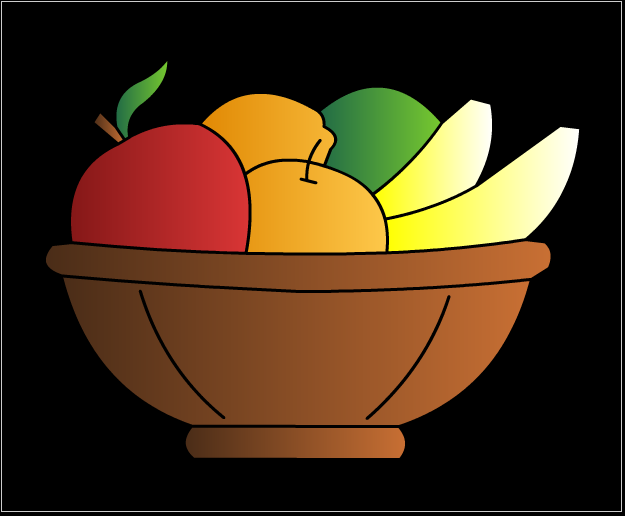
//> input picture fruits.png, 625 x 516 px
$ ./prewitt   (built with g++ and OpenCV 4)
//> lines starting //> are read from the running program, lines starting //| are printed output that depends on the picture; after the words box and inside, x2 and y2 are one past the last pixel; in counts of white or black regions, pixels touching at a corner belong together
#include <iostream>
#include "opencv2/imgproc.hpp"
#include "opencv2/highgui.hpp"
#include "opencv2/core/core.hpp"
#include <bits/stdc++.h>

using namespace std;
using namespace cv;

int main()
{
	Mat img = imread ("/home/karan/IP-Workshop/fruits.png",0);
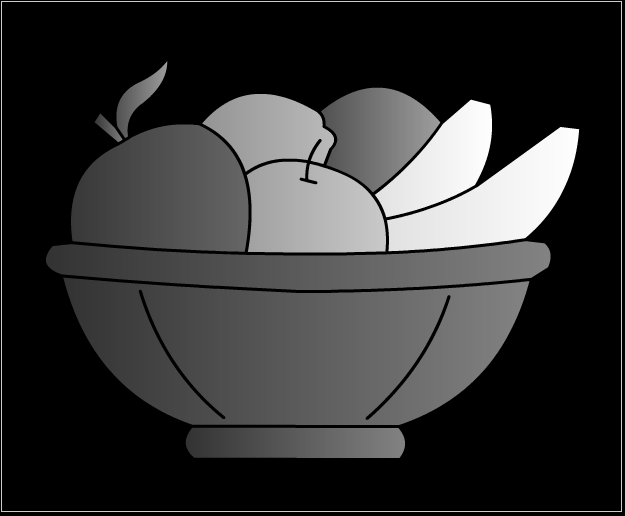
//> img: 516 rows x 625 cols, CV_8UC1; min 0, max 254, mean 52.5

	int m = img.rows;
//> m = 516
	int n = img.cols;
//> n = 625

	int i,j,th=0;

	Mat a ( m+2 , n+2 , CV_8UC1 , Scalar(0) );

	for ( i = 0 ; i < m ; i++ )
	{
		for ( j = 0 ; j < n ; j++ )
		{
			a.at<uchar>(i+1,j+1) = img.at<uchar>(i,j);
		}
	}
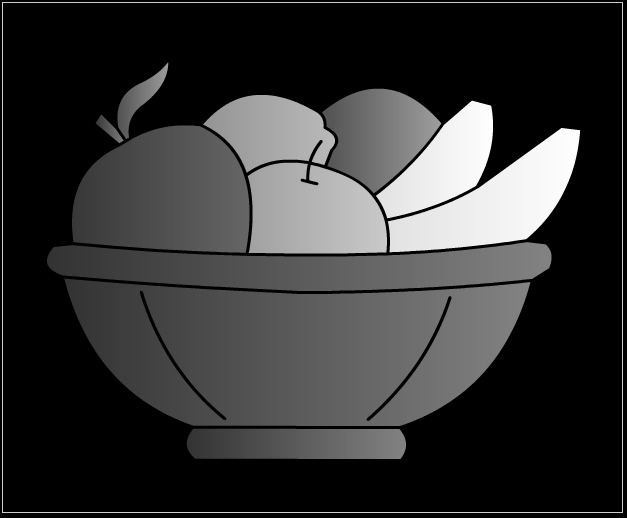
//> a: 518 rows x 627 cols, CV_8UC1; min 0, max 254, mean 52.1

	namedWindow ("output",0);
	createTrackbar ( "tracker" , "output" , &th , 500 );

	while(1)
	{
		Mat b ( m , n , CV_8UC1 , Scalar(0) );

		for ( i = 1 ; i < m+1 ; i++ )
		{
			for ( j = 1 ; j < n+1 ; j++ )
			{
				float gy = a.at<uchar>(i+1,j-1) + a.at<uchar>(i+1,j) + a.at<uchar>(i+1,j) - a.at<uchar>(i-1,j-1) - a.at<uchar>(i-1,j) - a.at<uchar>(i-1,j+1);
				float gx = a.at<uchar>(i-1,j+1) + a.at<uchar>(i,j+1) + a.at<uchar>(i-1,j+1) - a.at<uchar>(i-1,j-1) - a.at<uchar>(i,j-1) - a.at<uchar>(i+1,j-1);

				float k = sqrt( gx*gx + gy*gy );

				if ( k > th )
					k = 255;
				else
					k = 0;

				b.at<uchar>(i-1,j-1) = k;
			}
		}
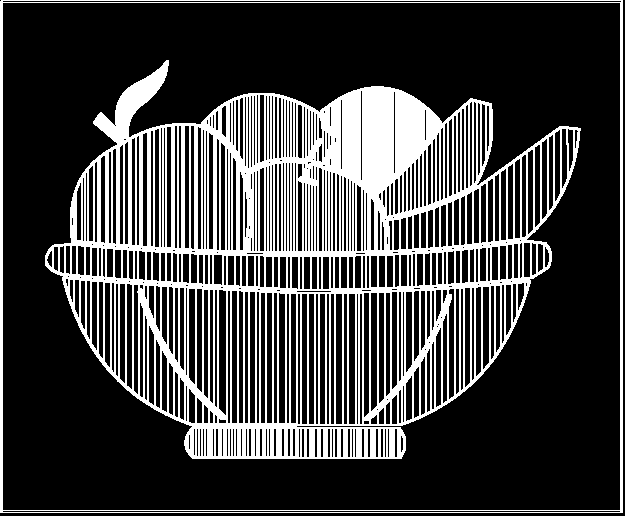
//> b: 516 rows x 625 cols, CV_8UC1; 25.3% white; 2 white regions, box (x1, y1, x2, y2) and area: (45, 60, 581, 459) 76023, (0, 0, 623, 513) 5544
		imshow("output",b);
		waitKey(1);
	}
}
